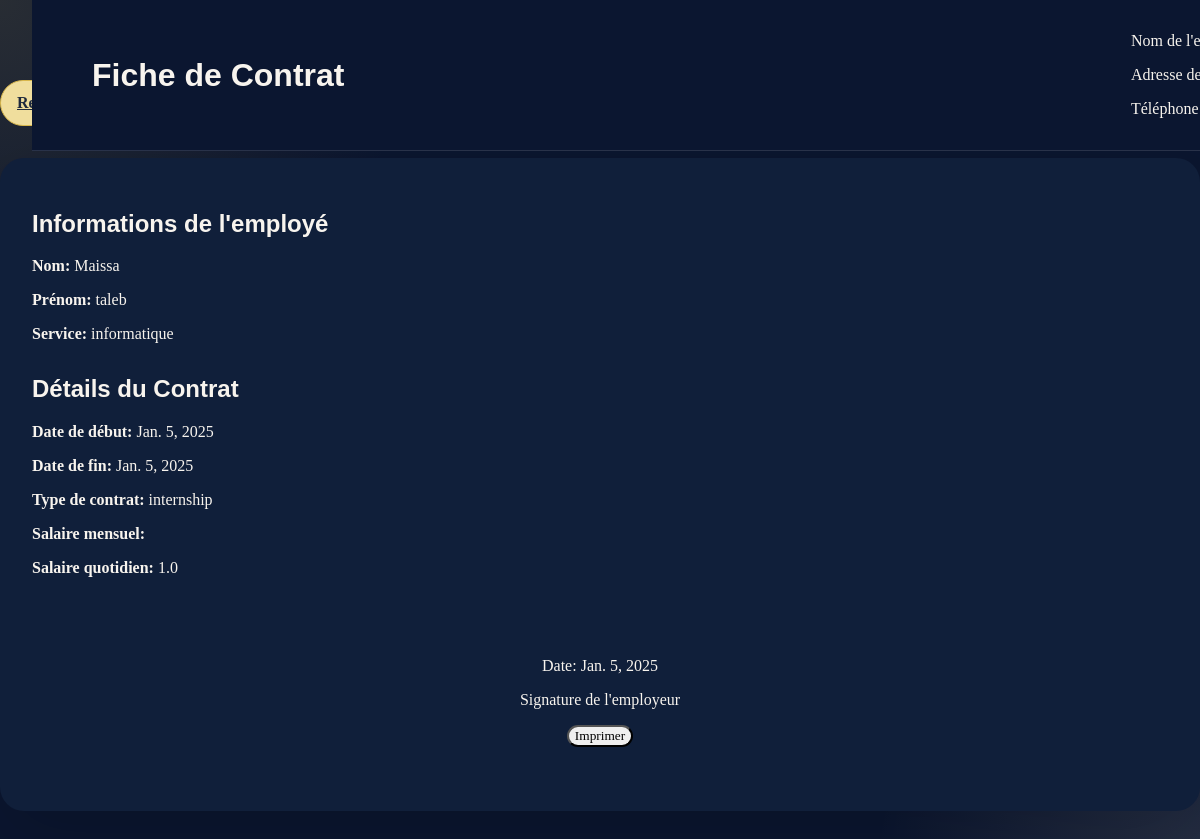
/acceuil-arh/contrats/consulter/1/, run on the app's committed database.
### app1/models.py (models this page shows, shortened)
class Contrat(models.Model):
     date_deb= models.DateField(default=timezone.now)
     date_fin= models.DateField(default=timezone.now)
     TYPE_CHOICES = [
        ('permanent', 'Permanent'),
        ('temporary', 'Temporary'),
        ('internship', 'Internship'),
    ]
     type_contrat= models.CharField(max_length=15, choices=TYPE_CHOICES)
     salaire_monsuel= models.FloatField(max_length=20)
     salaire_quotidien= models.FloatField(max_length=20)
     Employe_Contrat= models.ForeignKey(Employe, on_delete=models.CASCADE, related_name="contrats")

class Employe(models.Model):
    nom= models.CharField(max_length=20)
    prenom= models.CharField(max_length=20)
    sexe = models.CharField(max_length=10, choices=[('Homme', 'Homme'), ('Femme', 'Femme')], default=0)
    date_de_naissance= models.DateField(default=timezone.now)
    date_aumbauche= models.DateField(default=timezone.now)
    adresse= models.CharField(max_length=30)
    Historique_professionnel= models.CharField(max_length=500)
    Service_Employe= models.ForeignKey(Service, on_delete=models.CASCADE)
    Competance_Employe=models.ManyToManyField(Competances, related_name="comp", blank=True)
    Employe_Formation= models.ManyToManyField(Formations, related_name="frm", blank=True)
    Employe_Utilisateur= models.OneToOneField(Utilisateur, on_delete=models.CASCADE, related_name="employe")
    photo_profil = models.ImageField(upload_to='profile_photos/', null=True, blank=True)

class Service(models.Model):
    Nom= models.CharField(max_length=20)
    description= models.CharField(max_length=200)

### app1/views.py (the view)
# urls.py: path('acceuil-arh/contrats/consulter/<int:contrat_id>/', views.consulter_contrat, name='consulter_contrat'),
def consulter_contrat(request, contrat_id):
    contrat = get_object_or_404(Contrat, id=contrat_id)
    return render(request, 'consulter_contrat.html', {'contrat': contrat, 'date': contrat.date_deb})

### app1/templates/consulter_contrat.html (shortened to what this page needs)
{% load static %}
<!DOCTYPE html>
<html lang="en">
<head>
    <link rel="stylesheet" href="{% static 'css/styles.css' %}">
</head>
<body>
    <div class="theme-control-bar">
        <a href="{% url 'acceuil_arh' %}" class="btn btn-primary" id="dashboard-return">Retour au Dashboard</a>
        <button id="theme-toggle" class="btn btn-secondary">Mode Clair/Sombre</button>
    </div>
    <div class="container">
        <header>
            <h1>Fiche de Contrat</h1>
            <div class="company-info">
                <p>Nom de l'entreprise</p>
                <p>Adresse de l'entreprise</p>
                <p>Téléphone de l'entreprise</p>
            </div>
        </header>
        <section class="employee-info">
            <h2>Informations de l'employé</h2>
            <p><strong>Nom:</strong> {{ contrat.Employe_Contrat.nom }}</p>
            <p><strong>Prénom:</strong> {{ contrat.Employe_Contrat.prenom }}</p>
            <p><strong>Service:</strong> {{ contrat.Employe_Contrat.Service_Employe.Nom }}</p>
        </section>
        <section class="contract-details">
            <h2>Détails du Contrat</h2>
            <p><strong>Date de début:</strong> {{ contrat.date_deb }}</p>
            <p><strong>Date de fin:</strong> {{ contrat.date_fin }}</p>
            <p><strong>Type de contrat:</strong> {{ contrat.type_contrat }}</p>
            <p><strong>Salaire mensuel:</strong> {{ contrat.salaire_mensuel }}</p>
            <p><strong>Salaire quotidien:</strong> {{ contrat.salaire_quotidien }}</p>
        </section>
        <footer>
            <p>Date: {{ date }}</p>
            <p>Signature de l'employeur</p>
            <button onclick="window.print()">Imprimer</button>
        </footer>
    </div>    <script src="{% static 'js/theme-toggle.js' %}"></script>
</body>
</html>

### app1/static/css/styles.css (style rules this page uses)
:root { --bg-base: #0b1630; --bg-card: rgba(255,255,255,0.08); --bg-card-soft: rgba(255,255,255,0.12); --surface: #101f3a; --surface-soft: #162748; --text-light: #f8f4ee; --text-strong: #ffffff; --text-dark: #1f2a3d; --accent: #d9b74b; --accent-soft: #f0de9d; --chart-1: #4d9be6; --chart-2: #ec6a5e; --chart-3: #6dd1b7; --chart-4: #f5c04d; --chart-5: #7c5cff; --chart-6: #ff7fbf; --shadow: 0 24px 80px rgba(0,0,0,0.18); --border: rgba(255,255,255,0.12); }
html { scroll-behavior: smooth; }
body { min-height: 100vh; font-family: 'Poppins', sans-serif; background: radial-gradient(circle at top left, rgba(217,183,75,0.14), transparent 28%), radial-gradient(circle at bottom right, rgba(244,235,215,0.12), transparent 22%), var(--bg-base); color: var(--text-light); margin: 0; padding: 0; padding-top: 80px; }
body, input, textarea, select, button { font-family: inherit; }
h1, h2, h3, h4, h5, h6 { font-family: 'Poppins', sans-serif; }
a { color: inherit; }
button, .btn { border-radius: 999px; transition: all 220ms ease; }
.card, .table, .form-control, .btn { transition: all 220ms ease; }
.card, .card-body, .stat-card, .chart-card, .navbar, footer, .modal-content, .dropdown-menu { background: var(--surface); border-color: var(--border); }
.btn-primary { background-color: var(--accent); border-color: var(--accent); color: var(--text-dark); }
footer { color: rgba(248,244,238,0.72); }
.table thead th, .table tbody td, .form-label, .navbar a, footer, .card-title, .card-text { color: var(--text-light) !important; }
.theme-control-bar { display: flex; align-items: center; justify-content: space-between; gap: 0.75rem; flex-wrap: wrap; margin-bottom: 1.5rem; }
#theme-toggle, #dashboard-return { min-width: 190px; padding: 0.8rem 1rem; border: 1px solid transparent; font-weight: 600; }
#theme-toggle { background: rgba(255, 255, 255, 0.08); border-color: rgba(255, 255, 255, 0.14); color: var(--text-light); }
#dashboard-return { background: var(--accent-soft); color: var(--text-dark); border-color: var(--accent); }
.container { background: var(--surface); border-radius: 24px; padding: 2rem; box-shadow: var(--shadow); }
.btn-secondary { background-color: rgba(255, 255, 255, 0.08); border-color: rgba(255, 255, 255, 0.12); color: var(--text-light); }
.card, .table, .form-control, .btn, .card-body { transition: all 220ms ease; }
.container { max-width: 1200px; margin: 2rem auto; }
header { position: fixed; width: 100%; top: 0; z-index: 1000; display: flex; align-items: center; justify-content: space-between; background: var(--bg-base); padding: 15px 12%; transition: all 0.2s ease; border-bottom: 1px solid var(--border); }
@media (max-width: 1280px) { header { padding: 1rem 5%; } }
section { margin-bottom: 2rem; }
footer { text-align: center; padding: 2rem; margin-top: 2rem; color: var(--accent-soft); }

### data on the page
Contrat: Employe_Contrat.nom "Maissa", Employe_Contrat.prenom "taleb", Employe_Contrat.Service_Employe.Nom "informatique", date_deb "Jan. 5, 2025", date_fin "Jan. 5, 2025", type_contrat "internship", salaire_quotidien "1.0"
